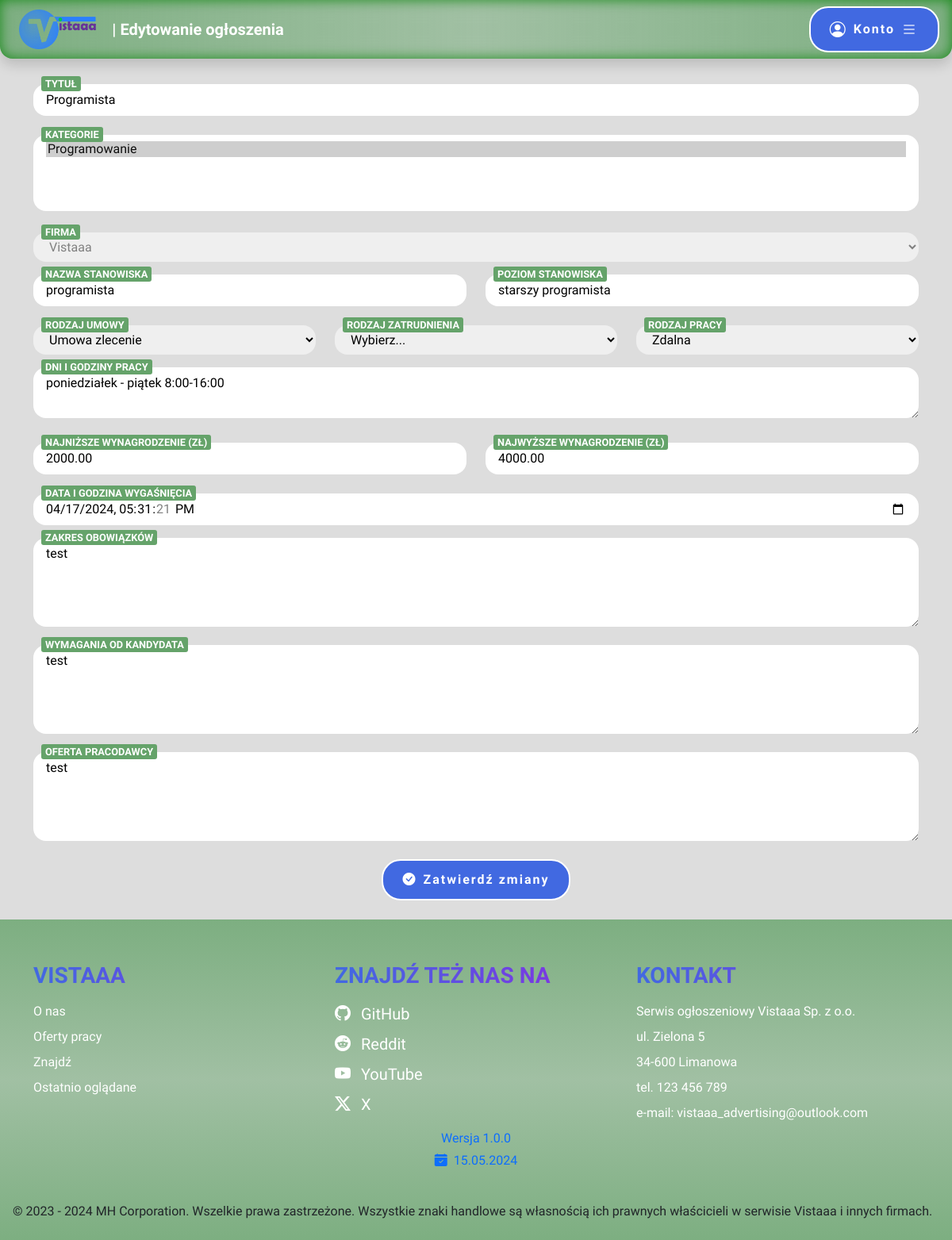
The page /offerform.php?id=1 (signed in) on the database as committed earlier.
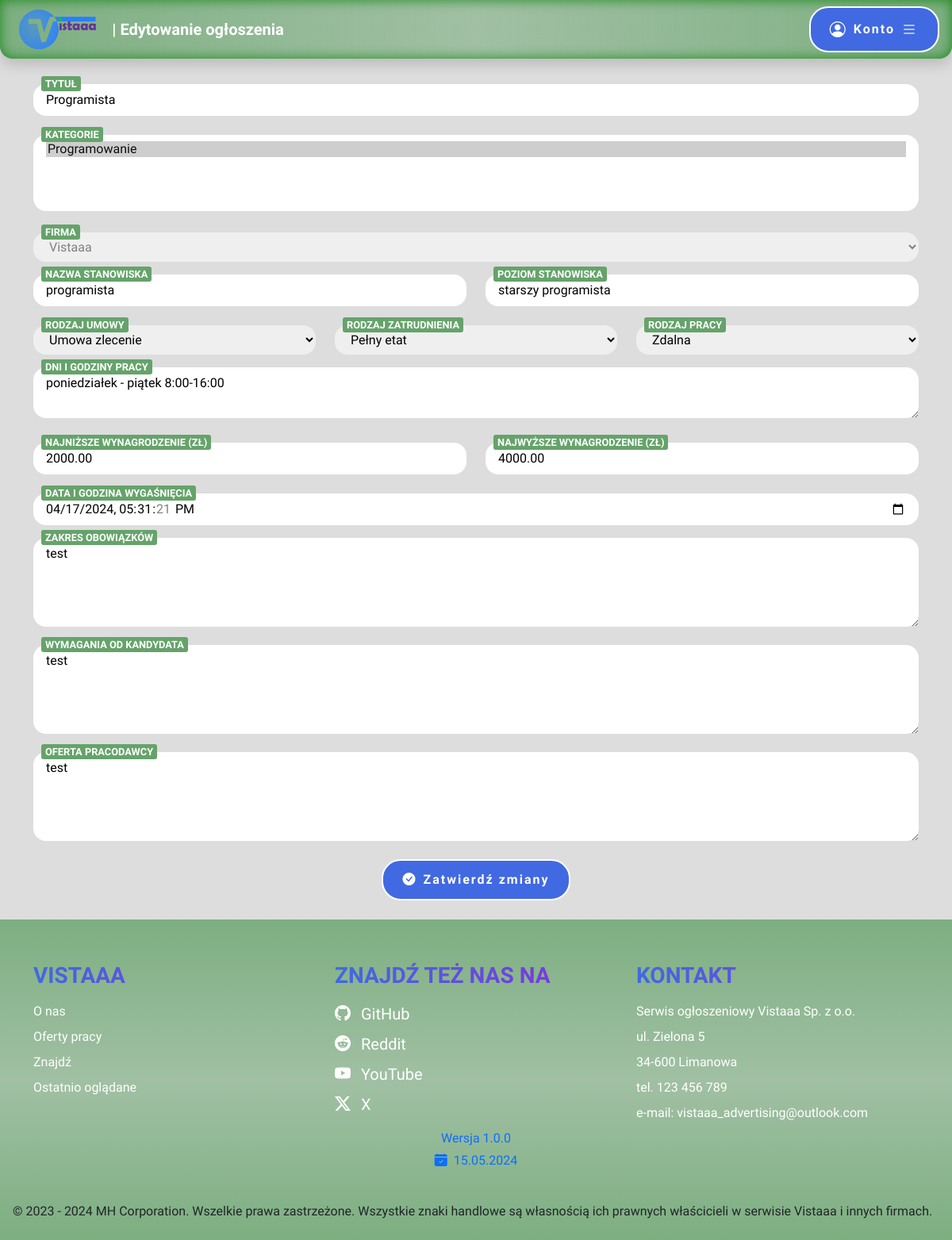
The same page on the database as committed later.
### tables this page shows
CREATE TABLE `advertisement` (
  `advertisement_id` int(10) UNSIGNED NOT NULL,
  `title` varchar(100) NOT NULL,
  `company_id` int(10) UNSIGNED NOT NULL,
  `position_name` varchar(50) NOT NULL,
  `position_level` varchar(50) NOT NULL,
  `contract_type` enum('Umowa o pracę','Umowa zlecenie','Umowa o dzieło') NOT NULL,
  `employment_type` enum('Pełny etat','Pół etatu','1/4 etatu','3/4 etatu','Staż','Praktyki','Wolontariat') NOT NULL,
  `work_type` enum('Zdalna','Stacjonarna','Hybrydowa') NOT NULL,
  `salary_lowest` decimal(8,2) DEFAULT NULL,
  `salary_highest` decimal(8,2) NOT NULL,
  `work_days` varchar(50) NOT NULL,
  `date_added` datetime NOT NULL,
  `date_expiration` datetime NOT NULL,
  `responsibilities` text NOT NULL,
  `requirements` text NOT NULL,
  `offer` text NOT NULL
);

### offerform.php (the view, shortened to what the rows shown need)
<?php
	require "connect.php";
	$connect = new mysqli($host, $db_user, $db_password, $db_name);
	if(isset($_GET["id"]) && array_key_exists("company_id", $_SESSION["logged"]))
	{
		$id = $_GET["id"];
		$result = $connect->execute_query('SELECT * FROM advertisement WHERE advertisement_id = ?', [$id]);
		if($result->num_rows == 1)
		{
			$editRow = $result->fetch_assoc();
		}
	}
	$contract_types = array("Umowa o pracę", "Umowa zlecenie", "Umowa o dzieło");
	$employment_types = array("Pełny etat", "Pół etatu", "1/4 etatu", "3/4 etatu", "Praktyki", "Staż", "Wolontariat");
	$work_types = array("Stacjonarna", "Zdalna", "Hybrydowa");
?>
<!DOCTYPE html>
<html lang="pl">
<head>
    <link href="https://cdn.jsdelivr.net/npm/bootstrap@5.3.3/dist/css/bootstrap.min.css" rel="stylesheet">
    <link rel="stylesheet" href="https://cdn.jsdelivr.net/npm/bootstrap-icons@1.11.3/font/bootstrap-icons.min.css">
    <link rel="stylesheet" href="style.css">
</head>
<body>
	<main>
		<article class="container-md">
			<?php
				$editError = false;
				$isEditModeEnabled = false;
				$connect = new mysqli($host, $db_user, $db_password, $db_name);
				$connect->set_charset('utf8mb4');
				if(isset($_GET["id"]))
				{
					$id = $_GET["id"];
					$result = $connect->execute_query('SELECT * FROM advertisement WHERE advertisement_id = ?', [$id]);
					if($result->num_rows != 1)
						$editError = true;
					else
					{
						$isEditModeEnabled = true;
						$categories = array();
						$editRow = $result->fetch_assoc();
						$result = $connect->execute_query('SELECT * FROM advertisement_category WHERE advertisement_id = ?', [$id]);
						while($offerCategory = $result->fetch_assoc())
							array_push($categories, $offerCategory["category_id"]);
					}
				}
				if(!$editError)
				{
					echo "<form action='offerform.php' id='offerForm'";
					if($isEditModeEnabled)
						echo "?id=".$_GET["id"];
					echo "' method='POST'>";
					echo "<div class='position-relative formInput mt-3'>";
                    echo "<input type='text' id='title' name='title' minlength='3' maxlength='100' placeholder='Tytuł' required class='rounded-4 border-0 w-100 py-2 px-3'";
					if($isEditModeEnabled)
						echo " value='".htmlspecialchars($editRow["title"])."'";
                    echo "><label for='title' class='position-absolute'>Tytuł</label>";
                    echo "</div>";
					echo "<div class='position-relative formInput mt-4'>";
					echo "<select id='category' multiple required name='category[]' class='rounded-4 border-0 w-100 py-2 px-3'>";
					$result = $connect->execute_query('SELECT category_id, name FROM category');
					while($row = $result->fetch_assoc())
					{
						echo "<option value='".$row["category_id"]."'";
						if($isEditModeEnabled && in_array($row["category_id"], $categories))
							echo " selected";
						echo ">".$row["name"]."</option>";
					}
                    echo "</select><label for='category' class='position-absolute'>Kategorie</label></div>";
					echo "<div class='position-relative formInput mt-4'>";
					echo "<select id='company' name='company' class='rounded-4 border-0 w-100 py-2 px-3'";
					if(array_key_exists("company_id", $_SESSION["logged"]))
						echo " disabled><option selected value='".$_SESSION["logged"]["company_id"]."'>".$_SESSION["logged"]["name"]."</option>";
                    echo "</select><label for='company' class='position-absolute'>Firma</label></div>";
					echo "<section class='row'>";
					echo "<div class='col-12 col-md-6'><div class='position-relative formInput mt-3'>";
					echo "<input type='text' id='name' name='name' minlength='3' maxlength='50' placeholder='Nazwa stanowiska' required class='rounded-4 border-0 w-100 py-2 px-3'";
					if($isEditModeEnabled)
						echo " value='".htmlspecialchars($editRow["position_name"])."'";
                    echo "><label for='name' class='position-absolute'>Nazwa stanowiska</label>";
                    echo "</div></div>";
					echo "<div class='col-12 col-md-6'><div class='position-relative formInput mt-3'>";
					echo "<input type='text' id='level' name='level' minlength='3' maxlength='50' placeholder='Poziom stanowiska' required class='rounded-4 border-0 w-100 py-2 px-3'";
					if($isEditModeEnabled)
						echo " value='".htmlspecialchars($editRow["position_level"])."'";
                    echo "><label for='level' class='position-absolute'>Poziom stanowiska</label>";
                    echo "</div></div>";
					echo "</section>";
					echo "<section class='row'>";
					echo "<div class='col-12 col-sm-6 col-md-4'><div class='position-relative formInput mt-4'>";
					echo "<select required id='contract' name='contract' class='rounded-4 border-0 w-100 py-2 px-3'><option value='' disabled selected hidden>Wybierz...</option>";
					for($i = 0; $i < count($contract_types); $i++)
					{
						echo "<option value='".$i."'";
						if($isEditModeEnabled && $editRow["contract_type"] == $contract_types[$i])
							echo " selected";
						echo ">".$contract_types[$i]."</option>";
					}
                    echo "</select><label for='contract' class='position-absolute'>Rodzaj umowy</label>";
                    echo "</div></div>";
					echo "<div class='col-12 col-sm-6 col-md-4'><div class='position-relative formInput mt-4'>";
					echo "<select required id='employment' name='employment' class='rounded-4 border-0 w-100 py-2 px-3'><option value='' disabled selected hidden>Wybierz...</option>";
					for($i = 0; $i < count($employment_types); $i++)
					{
						echo "<option value='".$i."'";
						if($isEditModeEnabled && $editRow["employment_type"] == $employment_types[$i])
							echo " selected";
						echo ">".$employment_types[$i]."</option>";
					}
                    echo "</select><label for='employment' class='position-absolute'>Rodzaj zatrudnienia</label>";
                    echo "</div></div>";
					echo "<div class='col-12 col-sm-6 col-md-4'><div class='position-relative formInput mt-4'>";
					echo "<select required id='work' name='work' class='rounded-4 border-0 w-100 py-2 px-3'><option value='' disabled selected hidden>Wybierz...</option>";
					for($i = 0; $i < count($work_types); $i++)
					{
						echo "<option value='".$i."'";
						if($isEditModeEnabled && $editRow["work_type"] == $work_types[$i])
							echo " selected";
						echo ">".$work_types[$i]."</option>";
					}
                    echo "</select><label for='work' class='position-absolute'>Rodzaj pracy</label>";
                    echo "</div></div>";
					echo "</section>";
					echo "<div class='position-relative formInput mt-3'>";
                    echo "<textarea minlength='4' maxlength='50' rows='2' id='days' name='days' placeholder='Dni i godziny pracy' required class='rounded-4 border-0 w-100 py-2 px-3'>";
					if($isEditModeEnabled)
						echo htmlspecialchars($editRow["work_days"]);
                    echo "</textarea><label for='days' class='position-absolute'>Dni i godziny pracy</label>";
                    echo "</div>";
					echo "<section class='row'>";
					echo "<div class='col-12 col-md-6'><div class='position-relative formInput mt-4'>";
					echo "<input type='number' id='salary_lowest' name='salary_lowest' min='0' max='999999.99' step='0.01' required class='rounded-4 border-0 w-100 py-2 px-3'";
					if($isEditModeEnabled)
						echo " value='".$editRow["salary_lowest"]."'";
                    echo "><label for='salary_lowest' class='position-absolute'>Najniższe wynagrodzenie (zł)</label>";
                    echo "</div></div>";
					echo "<div class='col-12 col-md-6'><div class='position-relative formInput mt-4'>";
					echo "<input type='number' id='salary_highest' name='salary_highest' min='0' max='999999.99' step='0.01' required class='rounded-4 border-0 w-100 py-2 px-3'";
					if($isEditModeEnabled)
						echo " value='".$editRow["salary_highest"]."'";
                    echo "><label for='salary_highest' class='position-absolute'>Najwyższe wynagrodzenie (zł)</label>";
                    echo "</div></div>";
					echo "</section>";
					echo "<div class='position-relative formInput mt-4'>";
                    echo "<input type='datetime-local' id='date' name='date' required class='rounded-4 border-0 w-100 py-2 px-3'";
					if($isEditModeEnabled)
						echo " value='".$editRow["date_expiration"]."'";
                    echo "><label for='date' class='position-absolute'>Data i godzina wygaśnięcia</label>";
                    echo "</div>";
					echo "<div class='position-relative formInput mt-3'>";
                    echo "<textarea minlength='20' maxlength='1000' rows='4' id='responsibilities' name='responsibilities' placeholder='Zakres obowiązków' required class='rounded-4 border-0 w-100 py-2 px-3'>";
					if($isEditModeEnabled)
						echo htmlspecialchars($editRow["responsibilities"]);
                    echo "</textarea><label for='responsibilities' class='position-absolute'>Zakres obowiązków</label>";
                    echo "</div>";
					echo "<div class='position-relative formInput mt-3'>";
                    echo "<textarea minlength='20' maxlength='1000' rows='4' id='requirements' name='requirements' placeholder='Wymagania od kandydata' required class='rounded-4 border-0 w-100 py-2 px-3'>";
					if($isEditModeEnabled)
						echo htmlspecialchars($editRow["requirements"]);
                    echo "</textarea><label for='requirements' class='position-absolute'>Wymagania od kandydata</label>";
                    echo "</div>";
					echo "<div class='position-relative formInput mt-3'>";
                    echo "<textarea minlength='20' maxlength='1000' rows='4' id='offer' name='offer' placeholder='Oferta pracodawcy' required class='rounded-4 border-0 w-100 py-2 px-3'>";
					if($isEditModeEnabled)
						echo htmlspecialchars($editRow["offer"]);
                    echo "</textarea><label for='offer' class='position-absolute'>Oferta pracodawcy</label>";
                    echo "</div>";
					echo "<button type='submit' class='commonButton d-block mx-auto mt-3'>";
						if($isEditModeEnabled)
							echo "<i class='bi bi-check-circle-fill me-2'></i>Zatwierdź zmiany";
						else
							echo "<i class='bi bi-plus-circle-fill me-2'></i>Dodaj ogłoszenie";
					echo "</button></form>";
				}
				else
					echo "<div class='alert alert-danger information'><strong>Wystąpił błąd: Nie znaleziono oferty o takim identyfikatorze.</strong></div>";
			?>
		</article>
	</main>
</body>
</html>

Rows that differ between the two databases and show on the page:
changed advertisement "Programista": employment (not shown) → "Pełny etat"
Other text that changed with them:
form field employment: "Wybierz..." → (not shown)
